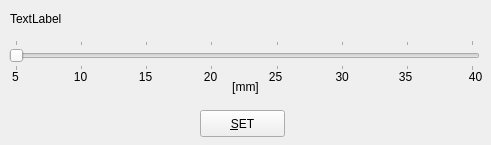
<?xml version="1.0" encoding="UTF-8"?>
<ui version="4.0">
 <class>PLAdjust</class>
 <widget class="QWidget" name="PLAdjust">
  <property name="geometry">
   <rect>
    <x>0</x>
    <y>0</y>
    <width>491</width>
    <height>145</height>
   </rect>
  </property>
  <property name="sizePolicy">
   <sizepolicy hsizetype="Fixed" vsizetype="Fixed">
    <horstretch>0</horstretch>
    <verstretch>0</verstretch>
   </sizepolicy>
  </property>
  <property name="windowTitle">
   <string>Path Length Adjuster</string>
  </property>
  <widget class="QPushButton" name="SET_button">
   <property name="geometry">
    <rect>
     <x>200</x>
     <y>110</y>
     <width>85</width>
     <height>27</height>
    </rect>
   </property>
   <property name="text">
    <string>&amp;SET</string>
   </property>
   <property name="shortcut">
    <string>S</string>
   </property>
  </widget>
  <widget class="QLabel" name="label">
   <property name="geometry">
    <rect>
     <x>10</x>
     <y>10</y>
     <width>221</width>
     <height>17</height>
    </rect>
   </property>
   <property name="text">
    <string>TextLabel</string>
   </property>
  </widget>
  <widget class="QSlider" name="horizontalSlider">
   <property name="geometry">
    <rect>
     <x>9</x>
     <y>40</y>
     <width>471</width>
     <height>31</height>
    </rect>
   </property>
   <property name="minimum">
    <number>5</number>
   </property>
   <property name="maximum">
    <number>40</number>
   </property>
   <property name="orientation">
    <enum>Qt::Horizontal</enum>
   </property>
   <property name="tickPosition">
    <enum>QSlider::TicksBothSides</enum>
   </property>
   <property name="tickInterval">
    <number>5</number>
   </property>
  </widget>
  <widget class="QLabel" name="label_2">
   <property name="geometry">
    <rect>
     <x>0</x>
     <y>70</y>
     <width>31</width>
     <height>17</height>
    </rect>
   </property>
   <property name="text">
    <string>5</string>
   </property>
   <property name="alignment">
    <set>Qt::AlignHCenter|Qt::AlignTop</set>
   </property>
  </widget>
  <widget class="QLabel" name="label_3">
   <property name="geometry">
    <rect>
     <x>70</x>
     <y>70</y>
     <width>31</width>
     <height>17</height>
    </rect>
   </property>
   <property name="text">
    <string>10   </string>
   </property>
   <property name="alignment">
    <set>Qt::AlignHCenter|Qt::AlignTop</set>
   </property>
  </widget>
  <widget class="QLabel" name="label_4">
   <property name="geometry">
    <rect>
     <x>130</x>
     <y>70</y>
     <width>31</width>
     <height>17</height>
    </rect>
   </property>
   <property name="text">
    <string>15</string>
   </property>
   <property name="alignment">
    <set>Qt::AlignHCenter|Qt::AlignTop</set>
   </property>
  </widget>
  <widget class="QLabel" name="label_5">
   <property name="geometry">
    <rect>
     <x>200</x>
     <y>70</y>
     <width>31</width>
     <height>17</height>
    </rect>
   </property>
   <property name="text">
    <string>20   </string>
   </property>
   <property name="alignment">
    <set>Qt::AlignHCenter|Qt::AlignTop</set>
   </property>
  </widget>
  <widget class="QLabel" name="label_6">
   <property name="geometry">
    <rect>
     <x>260</x>
     <y>70</y>
     <width>31</width>
     <height>17</height>
    </rect>
   </property>
   <property name="text">
    <string>25</string>
   </property>
   <property name="alignment">
    <set>Qt::AlignHCenter|Qt::AlignTop</set>
   </property>
  </widget>
  <widget class="QLabel" name="label_7">
   <property name="geometry">
    <rect>
     <x>330</x>
     <y>70</y>
     <width>31</width>
     <height>17</height>
    </rect>
   </property>
   <property name="text">
    <string>30  </string>
   </property>
   <property name="alignment">
    <set>Qt::AlignHCenter|Qt::AlignTop</set>
   </property>
  </widget>
  <widget class="QLabel" name="label_8">
   <property name="geometry">
    <rect>
     <x>390</x>
     <y>70</y>
     <width>31</width>
     <height>17</height>
    </rect>
   </property>
   <property name="text">
    <string>35</string>
   </property>
   <property name="alignment">
    <set>Qt::AlignHCenter|Qt::AlignTop</set>
   </property>
  </widget>
  <widget class="QLabel" name="label_9">
   <property name="geometry">
    <rect>
     <x>460</x>
     <y>70</y>
     <width>31</width>
     <height>17</height>
    </rect>
   </property>
   <property name="text">
    <string>40</string>
   </property>
   <property name="alignment">
    <set>Qt::AlignHCenter|Qt::AlignTop</set>
   </property>
  </widget>
  <widget class="QLabel" name="label_10">
   <property name="geometry">
    <rect>
     <x>230</x>
     <y>80</y>
     <width>31</width>
     <height>17</height>
    </rect>
   </property>
   <property name="text">
    <string>[mm]</string>
   </property>
   <property name="alignment">
    <set>Qt::AlignHCenter|Qt::AlignTop</set>
   </property>
  </widget>
 </widget>
 <resources/>
 <connections/>
</ui>
